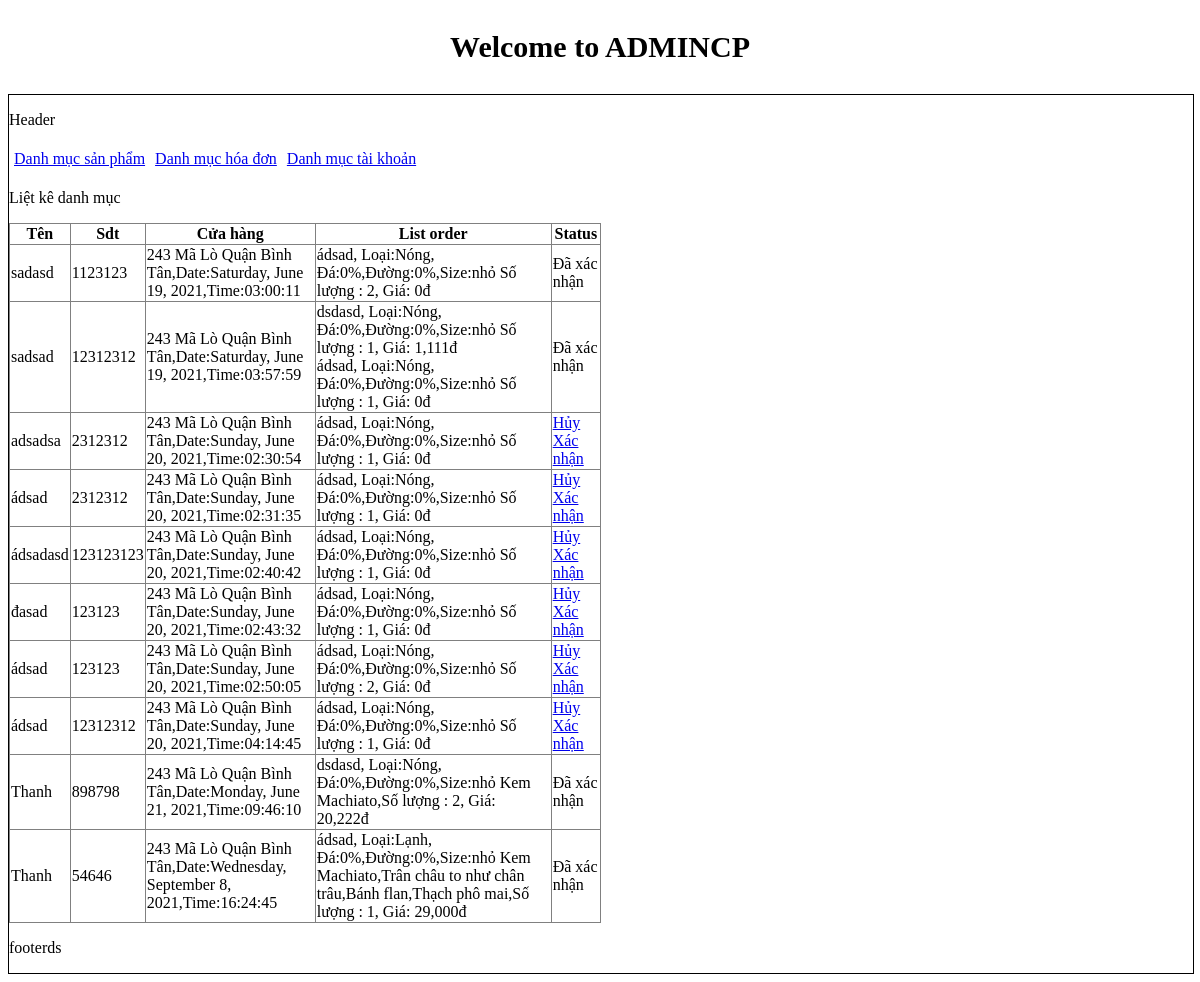
/admincp/index.php?act=danhmucsanpham&query=hoadon, run on the app's committed database.
### tables this page shows
CREATE TABLE `hoadon` (
  `idhoadon` int(10) NOT NULL,
  `tennguoinhan` varchar(100) NOT NULL,
  `sdtnguoinhan` int(11) NOT NULL,
  `diachinguoinhan` varchar(100) NOT NULL,
  `quangduong` varchar(100) NOT NULL,
  `ghichu` varchar(100) NOT NULL,
  `cuahang` varchar(100) NOT NULL,
  `soluong` int(11) NOT NULL,
  `listorder` varchar(1000) NOT NULL,
  `phiship` int(10) NOT NULL,
  `phiorder` int(10) NOT NULL,
  `tong` int(10) NOT NULL,
  `taikhoanhoadon` varchar(100) NOT NULL,
  `status` varchar(100) NOT NULL
);

### admincp/modules/quanlysanpham/quanlyhoadon.php (the view, shortened to what this page needs)
<?php
$sql="SELECT * FROM hoadon";
$query= mysqli_query($mysqli,$sql);
?>
<p>Liệt kê danh mục</p>
<table border="1" width="50%" style="border-collapse: collapse;">
  <tr>
    <th>Tên</th>
    <th>Sdt </th>
    <th>Cửa hàng</th>
    <th>List order</th>
    <th>Status</th>
  </tr>
<?php
	while($row= mysqli_fetch_array($query)){
?>
  <tr>
    <td><?php echo $row['tennguoinhan'] ?></td>
    <td><?php echo $row['sdtnguoinhan'] ?></td>
    <td><?php echo $row['cuahang'] ?></td>
    <td><?php echo $row['listorder'] ?></td>
    <td>
    	<?php if($row['status']=='Đợi xác nhận'){ ?>
    		<a href="modules/quanlysanpham/xoa.php?iddanhmuc=<?php echo $row['idhoadon']?>">Hủy</a>
    		<a href="modules/quanlysanpham/xacnhan.php?iddanhmuc=<?php echo $row['idhoadon']?>">Xác nhận</a>
    	<?php
    			}
   			else {
    	?>
    		Đã xác nhận
    	<?php } ?>
    </td>
  </tr>
  <?php
}
?>
</table>

### data on the page
hoadon: tennguoinhan "sadasd", sdtnguoinhan "1123123", cuahang "243 Mã Lò Quận Bình Tân,Date:Saturday, June 19, 2021,Time:03:00:11", listorder "ádsad, Loại:Nóng, Đá:0%,Đường:0%,Size:nhỏ Số lượng : 2, Giá: 0đ", status "Đã xác nhận"
hoadon: tennguoinhan "sadsad", sdtnguoinhan "12312312", cuahang "243 Mã Lò Quận Bình Tân,Date:Saturday, June 19, 2021,Time:03:57:59", listorder "dsdasd, Loại:Nóng, Đá:0%,Đường:0%,Size:nhỏ Số lượng : 1, Giá: 1,111đ ádsad, Loại:Nóng, Đá:0%,Đường:0%,Size:nhỏ Số lượng : 1, Giá: 0đ", status "Đã xác nhận"
hoadon: tennguoinhan "adsadsa", sdtnguoinhan "2312312", cuahang "243 Mã Lò Quận Bình Tân,Date:Sunday, June 20, 2021,Time:02:30:54", listorder "ádsad, Loại:Nóng, Đá:0%,Đường:0%,Size:nhỏ Số lượng : 1, Giá: 0đ"
hoadon: tennguoinhan "ádsad", sdtnguoinhan "2312312", cuahang "243 Mã Lò Quận Bình Tân,Date:Sunday, June 20, 2021,Time:02:31:35", listorder "ádsad, Loại:Nóng, Đá:0%,Đường:0%,Size:nhỏ Số lượng : 1, Giá: 0đ"
hoadon: tennguoinhan "ádsadasd", sdtnguoinhan "123123123", cuahang "243 Mã Lò Quận Bình Tân,Date:Sunday, June 20, 2021,Time:02:40:42", listorder "ádsad, Loại:Nóng, Đá:0%,Đường:0%,Size:nhỏ Số lượng : 1, Giá: 0đ"
hoadon: tennguoinhan "đasad", sdtnguoinhan "123123", cuahang "243 Mã Lò Quận Bình Tân,Date:Sunday, June 20, 2021,Time:02:43:32", listorder "ádsad, Loại:Nóng, Đá:0%,Đường:0%,Size:nhỏ Số lượng : 1, Giá: 0đ"
hoadon: tennguoinhan "ádsad", sdtnguoinhan "123123", cuahang "243 Mã Lò Quận Bình Tân,Date:Sunday, June 20, 2021,Time:02:50:05", listorder "ádsad, Loại:Nóng, Đá:0%,Đường:0%,Size:nhỏ Số lượng : 2, Giá: 0đ"
hoadon: tennguoinhan "ádsad", sdtnguoinhan "12312312", cuahang "243 Mã Lò Quận Bình Tân,Date:Sunday, June 20, 2021,Time:04:14:45", listorder "ádsad, Loại:Nóng, Đá:0%,Đường:0%,Size:nhỏ Số lượng : 1, Giá: 0đ"
hoadon: tennguoinhan "Thanh", sdtnguoinhan "898798", cuahang "243 Mã Lò Quận Bình Tân,Date:Monday, June 21, 2021,Time:09:46:10", listorder "dsdasd, Loại:Nóng, Đá:0%,Đường:0%,Size:nhỏ Kem Machiato,Số lượng : 2, Giá: 20,222đ", status "Đã xác nhận"
hoadon: tennguoinhan "Thanh", sdtnguoinhan "54646", cuahang "243 Mã Lò Quận Bình Tân,Date:Wednesday, September 8, 2021,Time:16:24:45", listorder "ádsad, Loại:Lạnh, Đá:0%,Đường:0%,Size:nhỏ Kem Machiato,Trân châu to như chân trâu,Bánh flan,Thạch phô mai,Số lượng : 1, Giá: 29,000đ", status "Đã xác nhận"
